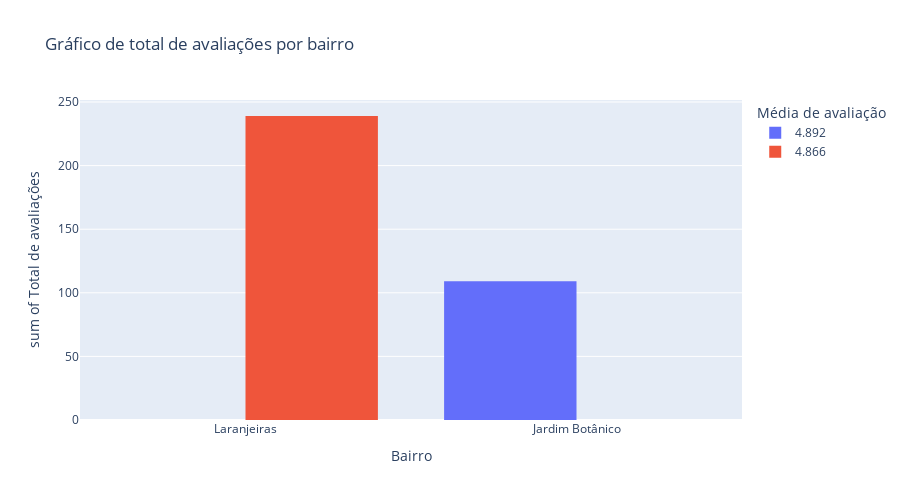
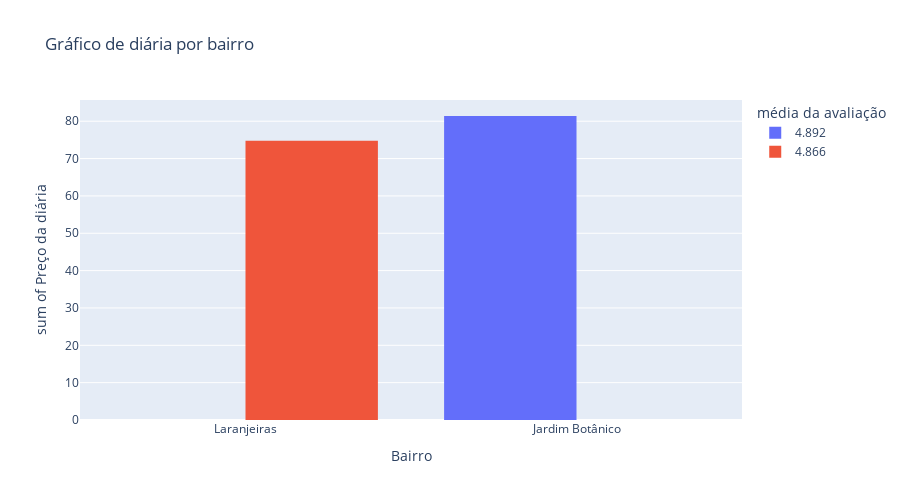
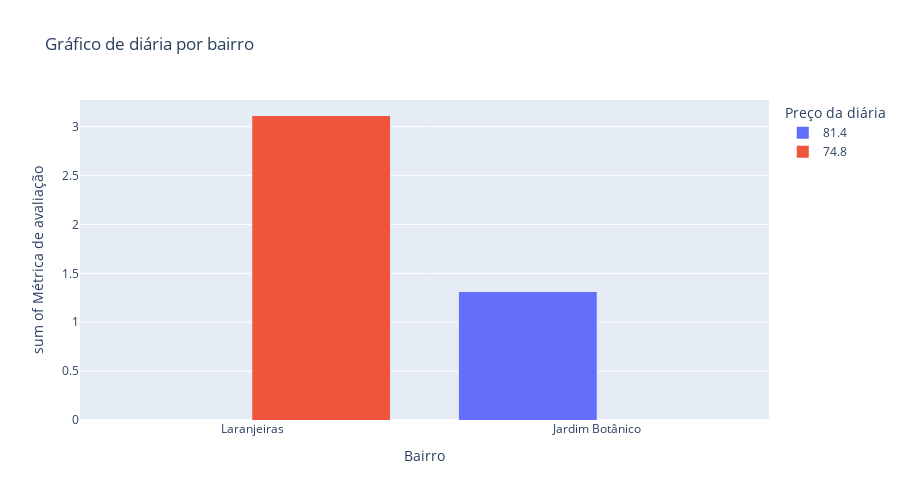

Write notebook code for charts like these, in order.
### Markdown cell above
## Análise para viajantes sozinhos

### Code cell
df_review_um = df_review[df_review['accommodates'] == 1]
df_acomodacao_um = df_acomodacao[df_acomodacao['accommodates'] == 1]
analise_dados(df_review_um, df_acomodacao_um)

### Figure 1 — Plotly figure (JSON) as saved in the notebook; plotly's stock layout.template omitted (floating-point values rounded to 4 significant figures)
{"data": [{"alignmentgroup": "True", "bingroup": "x", "histfunc": "sum", "hovertemplate": "Média de avaliação=4.892<br>Bairro=%{x}<br>sum of Total de avaliações=%{y}<extra></extra>", "legendgroup": "4.892", "marker": {"color": "#636efa", "pattern": {"shape": ""}}, "name": "4.892", "offsetgroup": "4.892", "orientation": "v", "showlegend": true, "type": "histogram", "x": ["Jardim Botânico"], "xaxis": "x", "y": [109], "yaxis": "y"}, {"alignmentgroup": "True", "bingroup": "x", "histfunc": "sum", "hovertemplate": "Média de avaliação=4.866<br>Bairro=%{x}<br>sum of Total de avaliações=%{y}<extra></extra>", "legendgroup": "4.866", "marker": {"color": "#EF553B", "pattern": {"shape": ""}}, "name": "4.866", "offsetgroup": "4.866", "orientation": "v", "showlegend": true, "type": "histogram", "x": ["Laranjeiras"], "xaxis": "x", "y": [239], "yaxis": "y"}], "layout": {"barmode": "group", "height": 500, "legend": {"title": {"text": "Média de avaliação"}, "tracegroupgap": 0}, "title": {"text": "Gráfico de total de avaliações por bairro"}, "xaxis": {"anchor": "y", "categoryorder": "total descending", "domain": [0, 1], "title": {"text": "Bairro"}}, "yaxis": {"anchor": "x", "domain": [0, 1], "title": {"text": "sum of Total de avaliações"}}}}

### Figure 2 — Plotly figure (JSON) as saved in the notebook; plotly's stock layout.template omitted (floating-point values rounded to 4 significant figures)
{"data": [{"alignmentgroup": "True", "bingroup": "x", "histfunc": "sum", "hovertemplate": "média da avaliação=4.892<br>Bairro=%{x}<br>sum of Preço da diária=%{y}<extra></extra>", "legendgroup": "4.892", "marker": {"color": "#636efa", "pattern": {"shape": ""}}, "name": "4.892", "offsetgroup": "4.892", "orientation": "v", "showlegend": true, "type": "histogram", "x": ["Jardim Botânico"], "xaxis": "x", "y": [81.4], "yaxis": "y"}, {"alignmentgroup": "True", "bingroup": "x", "histfunc": "sum", "hovertemplate": "média da avaliação=4.866<br>Bairro=%{x}<br>sum of Preço da diária=%{y}<extra></extra>", "legendgroup": "4.866", "marker": {"color": "#EF553B", "pattern": {"shape": ""}}, "name": "4.866", "offsetgroup": "4.866", "orientation": "v", "showlegend": true, "type": "histogram", "x": ["Laranjeiras"], "xaxis": "x", "y": [74.8], "yaxis": "y"}], "layout": {"barmode": "group", "height": 500, "legend": {"title": {"text": "média da avaliação"}, "tracegroupgap": 0}, "title": {"text": "Gráfico de diária por bairro"}, "xaxis": {"anchor": "y", "categoryorder": "total ascending", "domain": [0, 1], "title": {"text": "Bairro"}}, "yaxis": {"anchor": "x", "domain": [0, 1], "title": {"text": "sum of Preço da diária"}}}}

### Figure 3 — Plotly figure (JSON) as saved in the notebook; plotly's stock layout.template omitted (floating-point values rounded to 4 significant figures)
{"data": [{"alignmentgroup": "True", "bingroup": "x", "histfunc": "sum", "hovertemplate": "Preço da diária=81.4<br>Bairro=%{x}<br>sum of Métrica de avaliação=%{y}<extra></extra>", "legendgroup": "81.4", "marker": {"color": "#636efa", "pattern": {"shape": ""}}, "name": "81.4", "offsetgroup": "81.4", "orientation": "v", "showlegend": true, "type": "histogram", "x": ["Jardim Botânico"], "xaxis": "x", "y": [1.31], "yaxis": "y"}, {"alignmentgroup": "True", "bingroup": "x", "histfunc": "sum", "hovertemplate": "Preço da diária=74.8<br>Bairro=%{x}<br>sum of Métrica de avaliação=%{y}<extra></extra>", "legendgroup": "74.8", "marker": {"color": "#EF553B", "pattern": {"shape": ""}}, "name": "74.8", "offsetgroup": "74.8", "orientation": "v", "showlegend": true, "type": "histogram", "x": ["Laranjeiras"], "xaxis": "x", "y": [3.11], "yaxis": "y"}], "layout": {"barmode": "group", "height": 500, "legend": {"title": {"text": "Preço da diária"}, "tracegroupgap": 0}, "title": {"text": "Gráfico de diária por bairro"}, "xaxis": {"anchor": "y", "categoryorder": "total descending", "domain": [0, 1], "title": {"text": "Bairro"}}, "yaxis": {"anchor": "x", "domain": [0, 1], "title": {"text": "sum of Métrica de avaliação"}}}}
